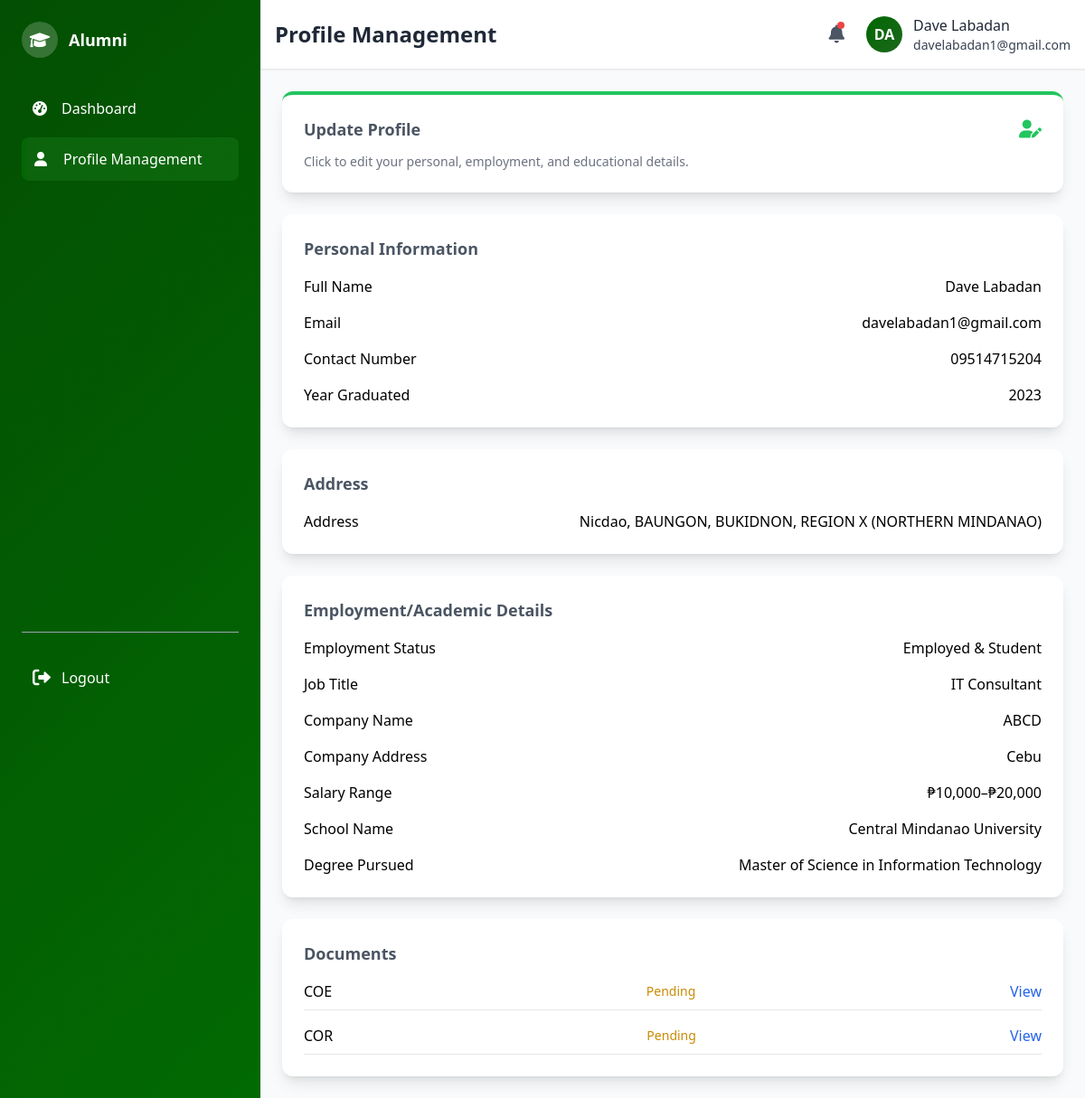
Before: /alumni/alumni_profile.php (signed in) with the older database file.
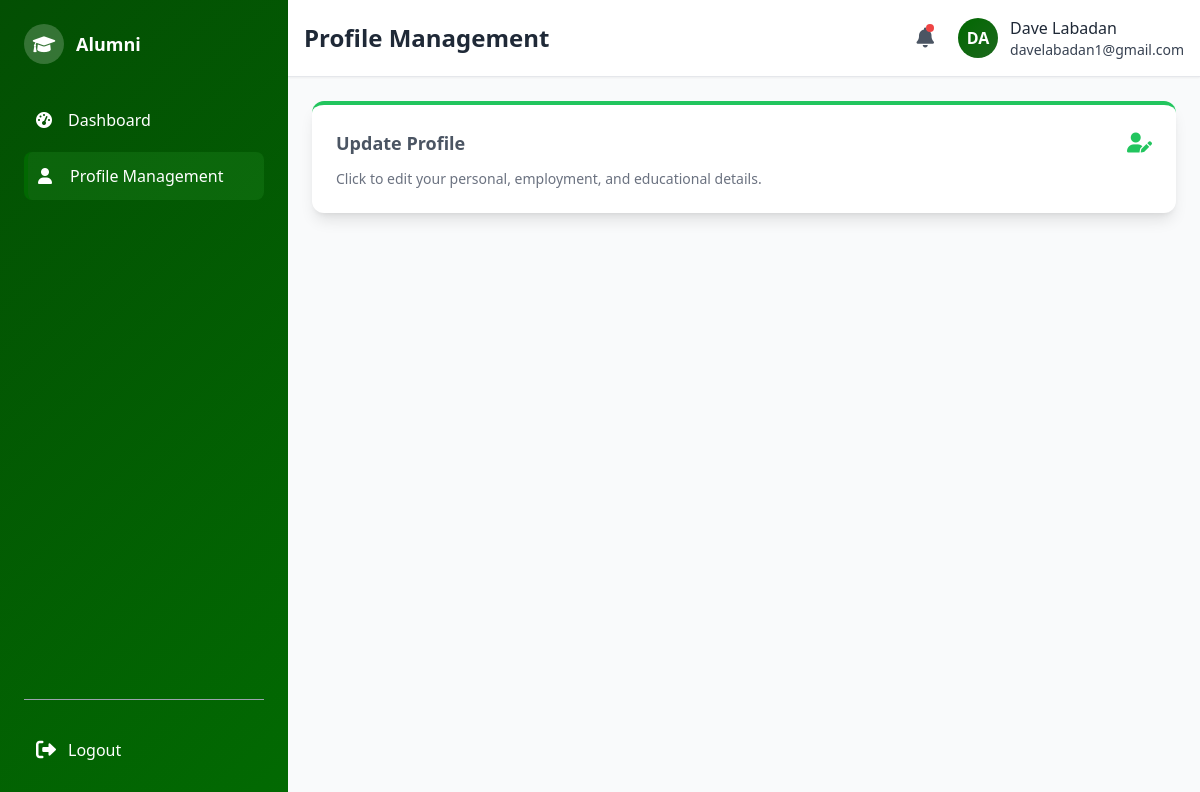
After: the same page with the newer database file.
### tables this page shows
CREATE TABLE `alumni_profile` (
  `user_id` int(11) NOT NULL,
  `address_id` int(11) DEFAULT NULL,
  `first_name` varchar(100) NOT NULL,
  `middle_name` varchar(100) DEFAULT NULL,
  `last_name` varchar(100) NOT NULL,
  `contact_number` varchar(20) NOT NULL,
  `year_graduated` year(4) DEFAULT NULL,
  `employment_status` enum('Employed','Self-Employed','Unemployed','Student','Employed & Student') DEFAULT NULL,
  `photo_path` varchar(255) DEFAULT NULL,
  `last_profile_update` timestamp NULL DEFAULT NULL
);

CREATE TABLE `users` (
  `user_id` int(11) NOT NULL,
  `email` varchar(100) NOT NULL,
  `password` varchar(200) NOT NULL,
  `role` enum('admin','alumni') NOT NULL,
  `name` varchar(150) NOT NULL,
  `created_at` timestamp NOT NULL DEFAULT current_timestamp()
);

CREATE TABLE `employment_info` (
  `employment_id` int(11) NOT NULL,
  `user_id` int(11) NOT NULL,
  `job_title_id` int(11) DEFAULT NULL,
  `company_name` varchar(150) DEFAULT NULL,
  `salary_range` enum('Below ₱10,000','₱10,000–₱20,000','₱20,000–₱30,000','₱30,000–₱40,000','₱40,000–₱50,000','Above ₱50,000') DEFAULT NULL,
  `business_type` varchar(255) DEFAULT NULL,
  `company_address` varchar(255) DEFAULT NULL
);

CREATE TABLE `job_titles` (
  `job_title_id` int(11) NOT NULL,
  `title` varchar(150) NOT NULL
);

CREATE TABLE `education_info` (
  `education_id` int(11) NOT NULL,
  `user_id` int(11) NOT NULL,
  `school_name` varchar(255) NOT NULL,
  `degree_pursued` varchar(255) NOT NULL,
  `start_year` year(4) DEFAULT NULL,
  `end_year` year(4) DEFAULT NULL
);

CREATE TABLE `alumni_documents` (
  `doc_id` int(11) NOT NULL,
  `user_id` int(11) NOT NULL,
  `document_type` enum('COR','COE','B_CERT') NOT NULL,
  `file_path` varchar(255) NOT NULL,
  `document_status` enum('Pending','Approved','Rejected') DEFAULT 'Pending',
  `needs_reupload` tinyint(1) DEFAULT 0,
  `rejection_reason` text DEFAULT NULL
);

### alumni/alumni_profile.php (the view, shortened to what this page needs)
<?php
include("../connect.php");
$user_id = $_SESSION['user_id'];
$page_title = "Profile Management";
$active_page = "profile";
$stmt = $conn->prepare("
    SELECT ap.*, u.email,
           tb.barangay_name, tm.municipality_name, tp.province_name, tr.region_name,
           tr.region_id, tp.province_id, tm.municipality_id, tb.barangay_id
    FROM alumni_profile ap
    LEFT JOIN users u ON ap.user_id = u.user_id
    LEFT JOIN address a ON ap.address_id = a.address_id
    LEFT JOIN table_barangay tb ON a.barangay_id = tb.barangay_id
    LEFT JOIN table_municipality tm ON tb.municipality_id = tm.municipality_id
    LEFT JOIN table_province tp ON tm.province_id = tp.province_id
    LEFT JOIN table_region tr ON tp.region_id = tr.region_id
    WHERE ap.user_id = ?
");
$stmt->bind_param("i", $user_id);
$stmt->execute();
$result = $stmt->get_result();
$profile = $result->fetch_assoc() ?: [];
$stmt = $conn->prepare("SELECT ei.*, jt.title AS job_title, ei.business_type FROM employment_info ei LEFT JOIN job_titles jt ON ei.job_title_id = jt.job_title_id WHERE ei.user_id = ?");
$stmt->bind_param("i", $user_id);
$stmt->execute();
$result = $stmt->get_result();
$employment = $result->fetch_assoc() ?: [];
$stmt = $conn->prepare("SELECT * FROM education_info WHERE user_id = ?");
$stmt->bind_param("i", $user_id);
$stmt->execute();
$result = $stmt->get_result();
$education = $result->fetch_assoc() ?: [];
$docs = [];
if (!empty($profile['user_id'])) {
    $stmt = $conn->prepare("SELECT document_type, file_path, document_status, rejection_reason, needs_reupload FROM alumni_documents WHERE user_id = ?");
    $stmt->bind_param("i", $profile['user_id']);
    $stmt->execute();
    $result = $stmt->get_result();
    while ($doc = $result->fetch_assoc()) {
        $docs[] = $doc;
    }
}
$full_name = 'Alumni';
if (!empty($profile)) {
    $full_name = trim(
        ($profile['first_name'] ?? '') . ' ' .
        ($profile['middle_name'] ?? '') . ' ' .
        ($profile['last_name'] ?? '')
    );
}
?>
<div class="space-y-6">
    <div id="updateProfileBtn" class="bg-white p-6 rounded-xl shadow-lg flex flex-col justify-between hover:shadow-xl transition duration-200 border-t-4 border-green-500 cursor-pointer">
        <div class="flex items-center justify-between mb-3">
            <h3 class="text-lg font-semibold text-gray-600">Update Profile</h3>
            <i class="fas fa-user-edit text-xl text-green-500"></i>
        </div>
        <p class="text-sm text-gray-500">Click to edit your personal, employment, and educational details.</p>
    </div>
    <?php if (!empty($profile)): ?>
        <div class="bg-white p-6 rounded-xl shadow-lg">
            <h3 class="text-lg font-semibold text-gray-600 mb-4">Personal Information</h3>
            <dl class="grid grid-cols-1 gap-4">
                <div class="flex justify-between">
                    <dt class="font-medium">Full Name</dt>
                    <dd><?php echo htmlspecialchars($full_name); ?></dd>
                </div>
                <div class="flex justify-between">
                    <dt class="font-medium">Email</dt>
                    <dd><?php echo htmlspecialchars($profile['email'] ?? 'N/A'); ?></dd>
                </div>
                <div class="flex justify-between">
                    <dt class="font-medium">Contact Number</dt>
                    <dd><?php echo htmlspecialchars($profile['contact_number'] ?? 'N/A'); ?></dd>
                </div>
                <div class="flex justify-between">
                    <dt class="font-medium">Year Graduated</dt>
                    <dd><?php echo htmlspecialchars($profile['year_graduated'] ?? 'N/A'); ?></dd>
                </div>
            </dl>
        </div>
        <div class="bg-white p-6 rounded-xl shadow-lg">
            <h3 class="text-lg font-semibold text-gray-600 mb-4">Address</h3>
            <dl class="grid grid-cols-1 gap-4">
                <div class="flex justify-between">
                    <dt class="font-medium">Address</dt>
                    <dd><?php echo htmlspecialchars(
                        ($profile['barangay_name'] ?? '') . ', ' .
                        ($profile['municipality_name'] ?? '') . ', ' .
                        ($profile['province_name'] ?? '') . ', ' .
                        ($profile['region_name'] ?? '')
                    ); ?></dd>
                </div>
            </dl>
        </div>
        <div class="bg-white p-6 rounded-xl shadow-lg">
            <h3 class="text-lg font-semibold text-gray-600 mb-4">Employment/Academic Details</h3>
            <dl class="grid grid-cols-1 gap-4">
                <div class="flex justify-between">
                    <dt class="font-medium">Employment Status</dt>
                    <dd><?php echo htmlspecialchars($profile['employment_status'] ?? 'Not Set'); ?></dd>
                </div>
                <?php if (in_array($profile['employment_status'] ?? '', ['Employed', 'Self-Employed', 'Employed & Student'])): ?>
                    <?php if ($profile['employment_status'] !== 'Self-Employed'): ?>
                        <div class="flex justify-between">
                            <dt class="font-medium">Job Title</dt>
                            <dd><?php echo htmlspecialchars($employment['job_title'] ?? 'N/A'); ?></dd>
                        </div>
                        <div class="flex justify-between">
                            <dt class="font-medium">Company Name</dt>
                            <dd><?php echo htmlspecialchars($employment['company_name'] ?? 'N/A'); ?></dd>
                        </div>
                        <div class="flex justify-between">
                            <dt class="font-medium">Company Address</dt>
                            <dd><?php echo htmlspecialchars($employment['company_address'] ?? 'N/A'); ?></dd>
                        </div>
                    <?php endif; ?>
                    <div class="flex justify-between">
                        <dt class="font-medium"><?php echo ($profile['employment_status'] === 'Self-Employed') ? 'Monthly Income Range' : 'Salary Range'; ?></dt>
                        <dd><?php echo htmlspecialchars($employment['salary_range'] ?? 'N/A'); ?></dd>
                    </div>
                <?php endif; ?>
                <?php if (in_array($profile['employment_status'] ?? '', ['Student', 'Employed & Student'])): ?>
                    <div class="flex justify-between">
                        <dt class="font-medium">School Name</dt>
                        <dd><?php echo htmlspecialchars($education['school_name'] ?? 'N/A'); ?></dd>
                    </div>
                    <div class="flex justify-between">
                        <dt class="font-medium">Degree Pursued</dt>
                        <dd><?php echo htmlspecialchars($education['degree_pursued'] ?? 'N/A'); ?></dd>
                    </div>
                <?php endif; ?>
            </dl>
        </div>
        <div class="bg-white p-6 rounded-xl shadow-lg">
            <h3 class="text-lg font-semibold text-gray-600 mb-4">Documents</h3>
            <?php if (empty($docs)): ?>
                <p class="text-sm text-gray-500">Documents not required.</p>
            <?php else: ?>
                <div class="space-y-4">
                    <?php foreach ($docs as $doc): ?>
                        <div class="flex justify-between items-center border-b pb-2">
                            <span class="font-medium"><?php echo htmlspecialchars($doc['document_type']); ?></span>
                            <span class="text-sm <?php echo $doc['document_status'] === 'Approved' ? 'text-green-600' : ($doc['document_status'] === 'Rejected' ? 'text-red-600' : 'text-yellow-600'); ?>"><?php echo htmlspecialchars($doc['document_status']); ?></span>
                            <a href="../<?php echo htmlspecialchars($doc['file_path']); ?>" target="_blank" class="text-blue-600 hover:underline">View</a>
                        </div>
                    <?php endforeach; ?>
                </div>
            <?php endif; ?>
        </div>
    <?php endif; ?>
</div>
<?php
$page_content = ob_get_clean();
include("alumni_format.php");
?>

### alumni/alumni_format.php (shortened to what this page needs)
<?php
include("../connect.php");
$user_id = $_SESSION["user_id"];
$stmt = $conn->prepare("
    SELECT ap.first_name, ap.last_name, u.email, u.name as user_name
    FROM users u
    LEFT JOIN alumni_profile ap ON u.user_id = ap.user_id
    WHERE u.user_id = ?
");
$stmt->bind_param("i", $user_id);
$stmt->execute();
$result = $stmt->get_result();
$profile = $result->fetch_assoc() ?: [];
$full_name = 'Alumni';
if (!empty($profile)) {
    if (!empty($profile['first_name']) || !empty($profile['last_name'])) {
        $full_name = trim(
            ($profile['first_name'] ?? '') . ' ' .
            ($profile['last_name'] ?? '')
        );
    } elseif (!empty($profile['user_name'])) {
        $full_name = $profile['user_name'];
    }
}
$page_title = $page_title ?? "Alumni Page";
?>
<!DOCTYPE html>
<html lang="en">
<head>
    <script src="https://cdn.tailwindcss.com"></script>
    <link href="https://cdnjs.cloudflare.com/ajax/libs/font-awesome/6.0.0/css/all.min.css" rel="stylesheet">
    <link rel="stylesheet" href="alumni_format.css">
</head>
<body class="bg-gray-50 min-h-screen flex">
    <aside class="w-72 gradient-bg text-white flex-shrink-0">
        <div class="sidebar-wrapper flex flex-col justify-between">
            <div class="p-6">
                <div class="flex items-center space-x-3 mb-8">
                    <div class="w-10 h-10 rounded-full bg-white bg-opacity-20 flex items-center justify-center">
                        <i class="fas fa-graduation-cap text-lg" aria-hidden="true"></i>
                    </div>
                    <h2 class="font-bold text-lg">Alumni</h2>
                </div>
                <nav class="space-y-2">
                    <a href="alumni_dashboard.php"
                       class="sidebar-item <?php echo ($active_page ?? '') === 'dashboard' ? 'active' : ''; ?>
                              flex items-center space-x-3 p-3 rounded-lg">
                        <i class="fas fa-tachometer-alt w-5" aria-hidden="true"></i>
                        <span>Dashboard</span>
                    </a>
                    <a href="alumni_profile.php"
                       class="sidebar-item <?php echo ($active_page ?? '') === 'profile' ? 'active' : ''; ?>
                              flex items-center space-x-3 p-3 rounded-lg">
                        <i class="fas fa-user w-5" aria-hidden="true"></i>
                        <span>Profile Management</span>
                    </a>
                </nav>
            </div>
            <div class="p-6">
                <hr class="border-gray-400 my-6">
                <a href="../login/logout.php"
                   class="flex items-center space-x-3 text-white hover:text-red-500 p-3 rounded-lg">
                    <i class="fas fa-sign-out-alt text-xl" aria-hidden="true"></i>
                    <span>Logout</span>
                </a>
            </div>
        </div>
    </aside>
    <div class="flex-1 flex flex-col">
        <header class="bg-white shadow-sm border-b p-4">
            <div class="flex items-center justify-between">
                <h1 class="text-2xl font-bold text-gray-800"><?php echo htmlspecialchars($page_title); ?></h1>
                <div class="flex items-center space-x-6">
                    <div class="relative">
                        <button id="notificationBtn"
                                class="relative text-gray-600 hover:text-blue-600 flex items-center">
                            <i class="fas fa-bell text-xl"></i>
                            <span class="absolute top-0 right-0 w-2 h-2 bg-red-500 rounded-full"></span>
                        </button>
                    </div>
                    <div class="flex items-center space-x-3">
                        <div class="profile-avatar w-10 h-10 rounded-full flex items-center justify-center text-white font-bold overflow-hidden">
                            <?php
                            $stmt = $conn->prepare("SELECT ap.photo_path, u.name, u.email FROM users u LEFT JOIN alumni_profile ap ON u.user_id = ap.user_id WHERE u.user_id = ?");
                            $stmt->bind_param("i", $user_id);
                            $stmt->execute();
                            $result = $stmt->get_result();
                            $initials = 'AL';
                            $user_email = '';
                            $photo_path = null;
                            if ($row = $result->fetch_assoc()) {
                                $initials = strtoupper(substr(trim($row['name'] ?: 'Alumni'), 0, 2));
                                $user_email = $row['email'];
                                $photo_path = $row['photo_path'];
                            }
                            if ($photo_path && file_exists("../" . $photo_path)) {
                                echo '<img src="../' . htmlspecialchars($photo_path) . '" alt="Profile" class="w-full h-full object-cover">';
                            } else {
                                echo htmlspecialchars($initials);
                            }
                            ?>
                        </div>
                        <div class="hidden md:block">
                            <p class="font-medium text-gray-800"><?php echo htmlspecialchars($full_name); ?></p>
                            <p class="font-medium text-gray-700 text-sm"><?php echo htmlspecialchars($user_email); ?></p>
                        </div>
                    </div>
                </div>
            </div>
        </header>
        <main class="flex-1 p-6 overflow-auto">
            <?php echo $page_content ?? ''; ?>
        </main>
    </div>
</body>
</html>

### alumni/alumni_format.css (style rules this page uses)
:root { --primary-green: #034f03; --forest-green: #026a02; --lime-green: #016801; --sea-green: #1d681d; --light-bg: #06690e; --dark-text: #1C1C1C; }
.gradient-bg { background: linear-gradient(135deg, var(--primary-green) 0%, var(--forest-green) 100%); }
.sidebar-item { transition: all 0.3s ease; color: #fff; padding-left: 14px; }
.sidebar-item.active { background: rgba(34, 139, 34, 0.3); border-left: 4px solid var(--lime-green); padding-left: 10px; }
.profile-avatar { background: linear-gradient(135deg, var(--lime-green) 0%, var(--sea-green) 100%); }
.sidebar-wrapper { height: 100vh; overflow-y: auto; position: sticky; top: 0; }
.hidden { display: none; }

Changed rows visible on the page:
removed alumni_profile: user_id.name "DA", full_name "Dave Labadan", user_id.email "davelabadan1@gmail.com"
removed employment_info: job_title.title "IT Consultant", company_name "ABCD", company_address "Cebu", salary_range "₱10,000–₱20,000"
removed education_info: school_name "Central Mindanao University", degree_pursued "Master of Science in Information Technology"
removed alumni_documents: document_type "COE", document_status "Pending"
removed alumni_documents: document_type "COR", document_status "Pending"
now on this page (row unchanged): users: name "DA", name "Dave Labadan", email "davelabadan1@gmail.com"
Other visible differences:
$full_name: "Dave Labadan" → (not shown)
$profile['email']: "davelabadan1@gmail.com" → (not shown)
$profile['contact_number']: "09514715204" → (not shown)
$profile['year_graduated']: "2023" → (not shown)
$profile['employment_status']: "Employed & Student" → (not shown)
text no longer shown: "Personal Information Full Name Email Contact Number Year Graduated Address Address Nicdao, BAUNGON, BUKIDNON, REGION X (NORTHERN MINDANAO) Employment/Academic Details Employment Status Job Title Company Name Company Address Salary Range School Name Degree Pursued Documents"
